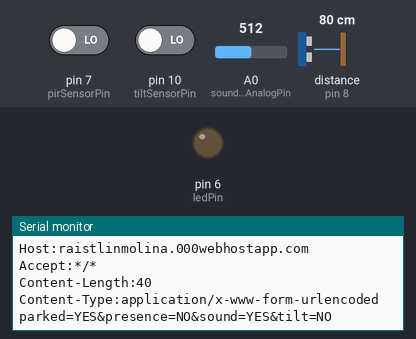
A sketch run on a simulated Arduino Uno, built with avr-gcc and run on an emulated ATmega328P. On the bench: output pins drawn as LEDs (lit = HIGH), the last lines printed to the serial monitor. Wiring (inferred from the names in the program): ultrasonic range finder: trigger pin 9; echo pin 8. The inputs (shaded band) are chosen by the test bench; at power-on: A0 (soundSensorAnalogPin) = 512, pin 7 (pirSensorPin) LOW, pin 10 (tiltSensorPin) LOW, distance to the obstacle (sensor on pin 8) 80 cm. The echo pulse lasts 58.3 µs per cm; the modem accepts every AT command (registered, SIM ready, sends succeed) and sends nothing else; pins used as bus, display or sensor lines are not drawn.

Above: at 5.2 s.
5.3 s: A0 (soundSensorAnalogPin) set to 211
At 6.22 s:
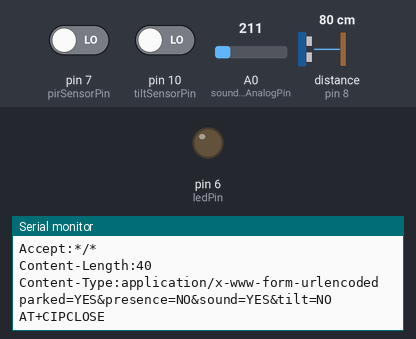
7.8 s: A0 (soundSensorAnalogPin) set to 182
At 10.8 s:
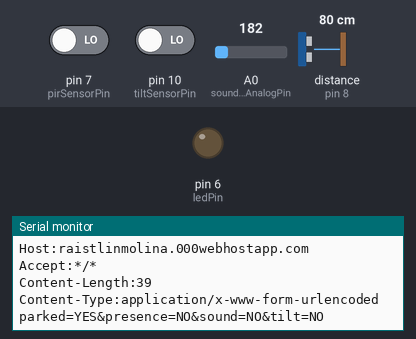
Timing chart, 0 to 12.3 s (numbered marks = the images above; inputs shaded):
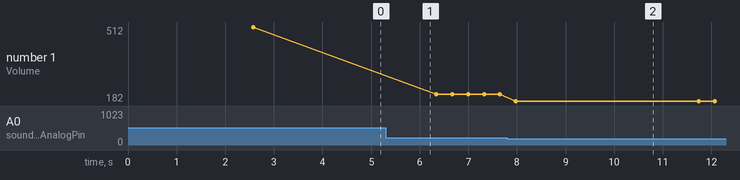

The sketch:

parkingControl.ino
```cpp
/*
*/


#include <SoftwareSerial.h>
//Only used inside the post method, move them there when definitive values are set
const String server = "raistlinmolina.000webhostapp.com";
const String uri = "/esppost.php";
String lastData = "";


long distance;
long time;

//Pin setup
const int ledPin = 6 ;
const int wifiRxPin = 3;
const int wifiTxPin = 2;
const int usonicSensorPinOut = 9; // Pin to trigger the usound pulse
const int usonicSensorPinIn = 8; // Pin to read the usound rebound time
const int pirSensorPin = 7 ;
const int tiltSensorPin = 10 ;
const int soundSensorAnalogPin = A0 ;
const int soundSensorDigitalPin = 12 ;
const int soundThreshold = 200;


const int usonicSensorDelay = 5; // Delay to let the sensor stabilize
const int usonicSensorReadDelay = 10; // Delay to allow the sent pulse to complete
const float formula = 0.017; // Multiplier to pass sensor reading to cm
/* Sound speed in cm/microsecond divide by two as the time it took the bounce
is double the time to travel the distance*/
const long carParkedThreshold = 100; //If we read less than this cm we assume there is a car parked under.
const int timesToRead = 3; // Times to read the distance to determine it.

int tiltPreviousStatus = LOW;
int movementDelay = 2000;

SoftwareSerial WIFI1(wifiRxPin, wifiTxPin); // RX | TX (Tx | Rx in the ESP respectively)


void soundSensorSetup(){
  pinMode (soundSensorAnalogPin , INPUT);
  pinMode (soundSensorDigitalPin , INPUT);
}

//Sound detection using the digital pin
//Do not use with bad micros
boolean soundDetectedD(){
  if (digitalRead( soundSensorDigitalPin))
          return true;
      else
          return false;
}

int readSound(int pin){
  int soundVol = analogRead(pin);
  Serial.print("Volume: ");
  Serial.println(soundVol);
  return soundVol;
}

boolean soundDetectedA(){
  if (readSound(soundSensorAnalogPin)>soundThreshold) return true; else return false;
}


void uSoundSensorSetup(){
  Serial.begin(9600);
  pinMode(usonicSensorPinOut, OUTPUT);
  pinMode(usonicSensorPinIn, INPUT);

}

long readDistance (int times){
  long distance[3];
  for (int i = 0; i<times; i++){
    digitalWrite(usonicSensorPinOut,LOW); //We first stabilize the sensor
    delayMicroseconds(5);
    digitalWrite(usonicSensorPinOut, HIGH); // We send the usonic pulse
    delayMicroseconds(10);
    digitalWrite(usonicSensorPinOut, LOW);

    /*Function to read the time that has passed since we sent the pulse until we receive the echo*/
    time=pulseIn(usonicSensorPinIn, HIGH);

    distance[i]= int(0.017*time);
    delay(100);
  }

  long total = 0;
  for (int i = 0; i<times; i++){
    total = total + distance[i];
  }
  total = total / times;

  /*Monitorización en centímetros por el monitor serial*/
  Serial.println("Distance ");
  Serial.println(total);
  Serial.println(" cm.");
  ///delay(1000);
  return total;
}

boolean isCarParked(){
  if (readDistance(timesToRead) < carParkedThreshold) return true; else return false;
}

void presenceSensorSetup(){
  pinMode (pirSensorPin , INPUT);
}

void tiltSensorSetup(){
  pinMode (tiltSensorPin , INPUT);
}

boolean hasBeenMoved(){
  int currentStatus = digitalRead(tiltSensorPin);
  boolean moved = (currentStatus != tiltPreviousStatus);
  tiltPreviousStatus = currentStatus;
  return moved;
}

boolean presenceDetected(){
  if (digitalRead(pirSensorPin))
          return true;
      else
          return false;
}

String getLineWIFI()
{
  String S = "";
  if (WIFI1.available())
  {
    char c = WIFI1.read();
    while ( c != '\n' )
    {
      S = S + c ;
      delay(25) ;
      c = WIFI1.read();
    }
    return ( S ) ;
  }
}

//reset the esp8266 module
void reset()
{
  WIFI1.println("AT+RST");
  delay(1000);
  if (WIFI1.find("OK") ) Serial.println("Module Reset");
}

// Connect to WIFI
void setupWifi() {
  String commands[] =
  {
    "AT+CWMODE=1",
    "AT+CWQAP",
    "AT+CWJAP=\"Valhalla\",\"xxxxxxx\"",
    "AT+CIFSR" ,
    //"AT+CIPMUX=1",
    "END"
  };

  int index = 0;
  while (commands[index] != "END")
  {
    WIFI1.println(commands[index++]);
    while ( true)
    { String s = getLineWIFI();
      if ( s != "") Serial.println(s);
      if ( s.startsWith("no change"))
        break;
      if ( s.startsWith("OK"))
        break;
      if ( s.startsWith("ready"))
        break;
      // if (millis()-T >10000) break;
    }
    Serial.println("....................");
  }
}

String gatherData(){
  String data;
  String parked;
  String presence;
  String tilt;
  String sound;

  if (isCarParked()) parked="YES"; else parked="NO";
  if (presenceDetected()) presence="YES"; else presence="NO";
  if (hasBeenMoved()) tilt="YES"; else tilt="NO";
  if (soundDetectedA()) sound="YES"; else sound = "NO";

  data = "parked=" + parked + "&presence=" + presence + "&sound=" + sound + "&tilt=" + tilt;

  return data;
}

void httppost (String data)
{

  WIFI1.println("AT+CIPSTART=\"TCP\",\"" + server + "\",80");//start a TCP connection.
  Serial.println("AT+CIPSTART=\"TCP\",\"" + server + "\",80");
  delay(500);
  if ( WIFI1.find("OK"))
  {
    Serial.println("TCP connection ready");
  }


  String postRequest =
    "POST " + uri + " HTTP/1.1\r\n" +
    "Host:" + server + "\r\n" +
    "Accept:" + "*/" + "*\r\n" +
    "Content-Length:" + data.length() + "\r\n" +
    "Content-Type:application/x-www-form-urlencoded\r\n" +
    "\r\n" +
    data + "\r\n";
  //Serial.println(postRequest);
  String sendCmd = "AT+CIPSEND=";//determine the number of caracters to be sent.
  Serial.print(sendCmd);
  Serial.println(postRequest.length() );
  WIFI1.print(sendCmd);
  WIFI1.println(postRequest.length() );
  delay(500);
  if (WIFI1.find(">"))
  {
    Serial.println("Sending.."); WIFI1.print(postRequest);
    if ( WIFI1.find("SEND OK"))
    {
      Serial.println("Packet sent");
      Serial.println(postRequest);
      delay(1000);
      while (WIFI1.available())
      {
        String tmpResp = WIFI1.readString();
        Serial.println(tmpResp);
      }
      // close the connection
      WIFI1.println("AT+CIPCLOSE");
      Serial.println("AT+CIPCLOSE");
    }
  }else{
    Serial.println("No response");
  }
}

void setup()
{
  pinMode( ledPin , OUTPUT) ;
  soundSensorSetup();
  uSoundSensorSetup();
  presenceSensorSetup();
  tiltSensorSetup();
  Serial.begin(9600);
  WIFI1.begin(9600);
  setupWifi();

}

void loop()
{


  String data = gatherData();
  //We will only publish data if something changes
  Serial.println(data);
  if (!lastData.equals(data)) {
    lastData = data;
    httppost(data);
  }

  //delay(3000);
}
```

Measured:
- the behaviour switches between 201 and 200 on A0 (soundSensorAnalogPin) (found by bisection; images 1 and 2)
- after the input at 7.8 s, the serial monitor: prints a new line after 0.18 s (image 2)
- plotted number 1: 512 → 211 after the input at 5.3 s, 211 → 182 after the input at 7.8 s
